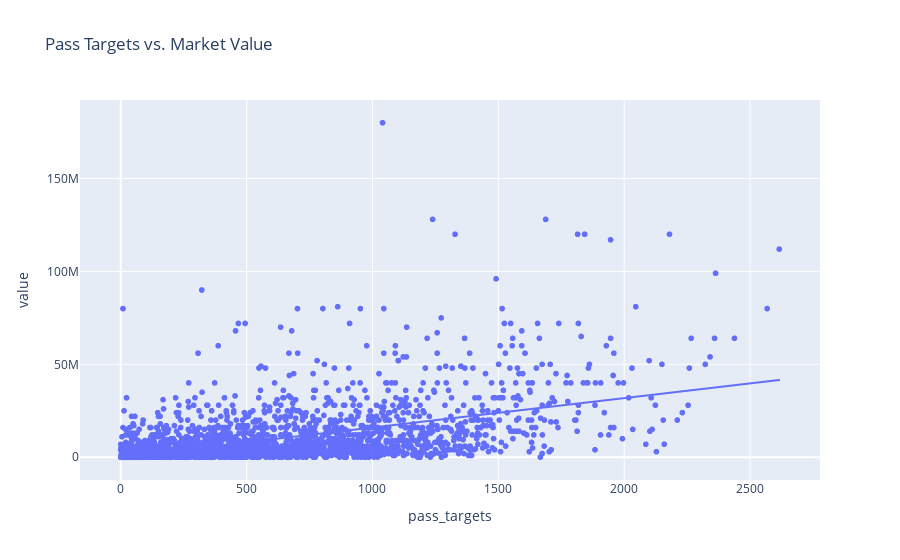

The notebook cell this image was saved under:
### Code cell
# Crea un gráfico de dispersión con la línea de regresión
fig = px.scatter(df_1920, x='pass_targets', y='value', trendline='ols', title='Pass Targets vs. Market Value',  hover_name="player")

# # Configura los ejes y las etiquetas
# fig.update_xaxes(title_text='Cantidad de intentos de pases')

# # Actualiza la línea de tendencia
# fig.update_traces(line=dict(color='red'), selector=dict(type='scatter', mode='lines'))

# Muestra el gráfico
fig.show()

### Figure 1 — Plotly figure (JSON) as saved in the notebook; plotly's stock layout.template omitted (floating-point values rounded to 4 significant figures; data arrays with more than 128 entries replaced by an {"elided": "..."} marker saying what was removed)
{"data": [{"hovertemplate": "<b>%{hovertext}</b><br><br>pass_targets=%{x}<br>value=%{y}<extra></extra>", "hovertext": {"elided": "2644 str values"}, "legendgroup": "", "marker": {"color": "#636efa", "symbol": "circle"}, "mode": "markers", "name": "", "showlegend": false, "type": "scattergl", "x": {"elided": "2644 int values"}, "xaxis": "x", "y": {"elided": "2644 int values"}, "yaxis": "y"}, {"hovertemplate": "<b>OLS trendline</b><br>value = 15830.8 * pass_targets + 162727<br>R<sup>2</sup>=0.269588<br><br>pass_targets=%{x}<br>value=%{y} <b>(trend)</b><extra></extra>", "legendgroup": "", "marker": {"color": "#636efa", "symbol": "circle"}, "mode": "lines", "name": "", "showlegend": false, "type": "scattergl", "x": {"elided": "2644 int values"}, "xaxis": "x", "y": {"elided": "2644 float values"}, "yaxis": "y"}], "layout": {"legend": {"tracegroupgap": 0}, "title": {"text": "Pass Targets vs. Market Value"}, "xaxis": {"anchor": "y", "domain": [0, 1], "title": {"text": "pass_targets"}}, "yaxis": {"anchor": "x", "domain": [0, 1], "title": {"text": "value"}}}}
